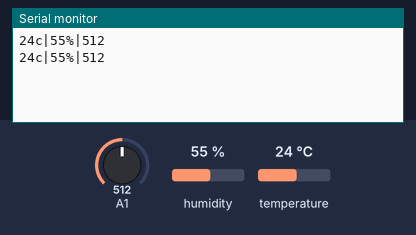
Recording of a sketch running on a simulated Arduino Uno, built with avr-gcc and run on an emulated ATmega328P. On the bench: the last lines printed to the serial monitor. Inputs (shaded band) come from the test bench; at power-on: humidity 55 %, A1 = 512, temperature 24 °C.

Above: at 1.8 s.
1.9 s: humidity set to 22 %
At 2.9 s:
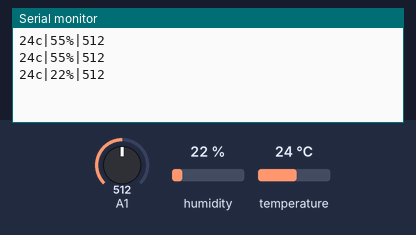
3.4 s: A1 set to 716
At 4.7 s:
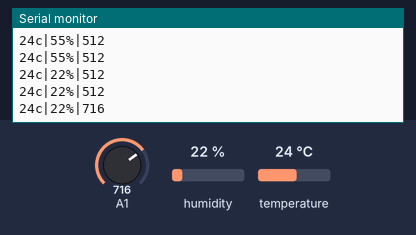
4.9 s: temperature set to 12 °C
At 5.8 s:
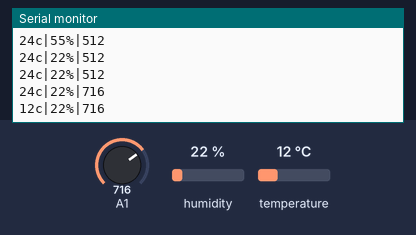
6.4 s: A1 set to 900
At 7.7 s:
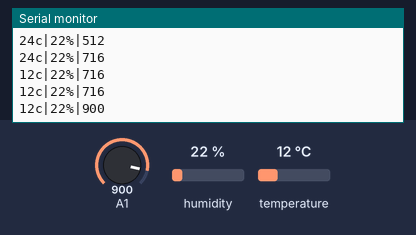
7.9 s: humidity set to 40 %
At 9.0 s:
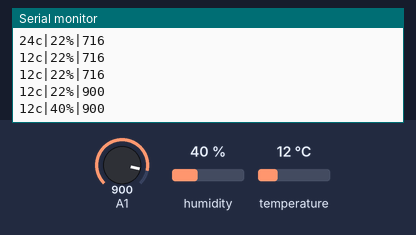
Timing chart, 0 to 10.4 s (numbered marks = the images above; inputs shaded):
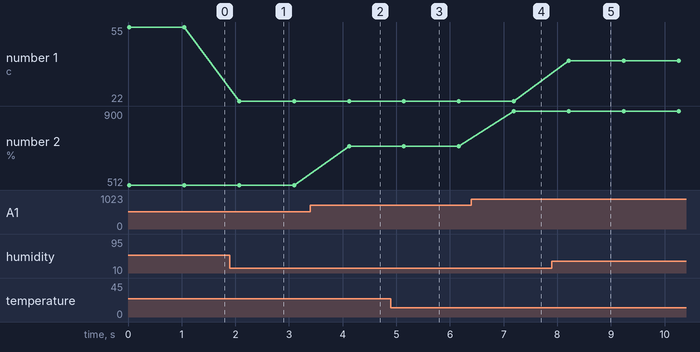

The sketch:

HDT11_interface_with_arduino_APP.ino
```cpp
/*
 *  http://thezhut.com/?page_id=395
*/

#include <SimpleDHT.h>
SimpleDHT11 dht11;

int pinDHT11 = 2;
int LDR;

void setup() {
  Serial.begin(9600);
}

void loop() {

  byte temperature = 0;
  byte humidity = 0;
  if (dht11.read(pinDHT11, &temperature, &humidity, NULL))
  {
    return;
  }
  LDR = analogRead(A1);

  Serial.print((int)temperature);
  Serial.print("c");
  Serial.print("|");
  Serial.print((int)humidity);
  Serial.print("%");
  Serial.print("|");
  Serial.println(LDR);
  delay(1000);
}
```

Measured:
- after the input at 1.9 s, the serial monitor: prints a new line after 0.17 s (image 1)
- after the input at 3.4 s, the serial monitor: prints a new line after 0.72 s (image 2)
- after the input at 4.9 s, the serial monitor: prints a new line after 0.24 s (image 3)
- after the input at 6.4 s, the serial monitor: prints a new line after 0.79 s (image 4)
- after the input at 7.9 s, the serial monitor: prints a new line after 0.31 s (image 5)
- plotted number 1: 55 → 22 after the input at 1.9 s, 22 → 40 after the input at 7.9 s
- plotted number 2: 512 → 716 after the input at 3.4 s, 716 → 900 after the input at 6.4 s
